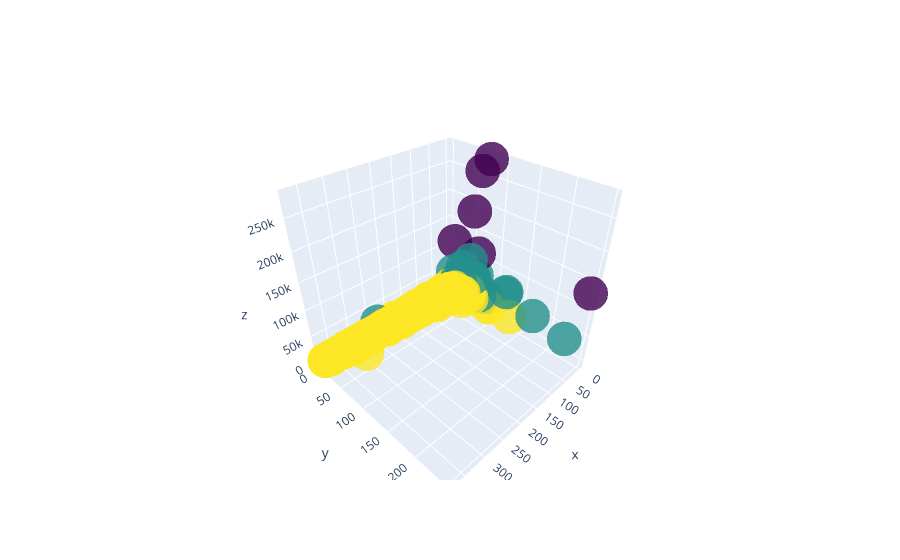

This figure's notebook cell:
### Code cell
## NÃO POSSO USAR MAIS A VISUALIZAÇÃO DOS DADOS POIS ALGORITMO ESTÁ CONSTRUÍDO COM 4 DIMENSÕES

# fig = go.Figure(data=[go.Scatter3d(x=df9['recency_days'], y=df9['frequency_total'], z=df9['gross_revenue_total'],
#                                    mode='markers', marker=dict(size=12,color=df9['cluster'],colorscale='Viridis', opacity=0.8))])
# fig.show()

### Figure 1 — Plotly figure (JSON) as saved in the notebook; plotly's stock layout.template omitted (floating-point values rounded to 4 significant figures; data arrays with more than 128 entries replaced by an {"elided": "..."} marker saying what was removed)
{"data": [{"marker": {"color": {"elided": "4372 int values"}, "colorscale": [[0, "#440154"], [0.1111, "#482878"], [0.2222, "#3e4989"], [0.3333, "#31688e"], [0.4444, "#26828e"], [0.5556, "#1f9e89"], [0.6667, "#35b779"], [0.7778, "#6ece58"], [0.8889, "#b5de2b"], [1, "#fde725"]], "opacity": 0.8, "size": 12}, "mode": "markers", "type": "scatter3d", "x": {"elided": "4372 int values"}, "y": {"elided": "4372 int values"}, "z": {"elided": "4372 float values"}}], "layout": {}}
